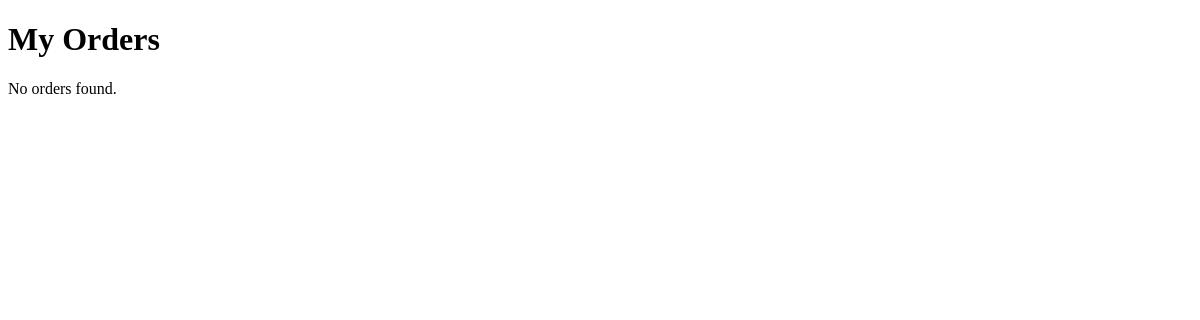
The app's page /my_orders/ (signed in), older data.
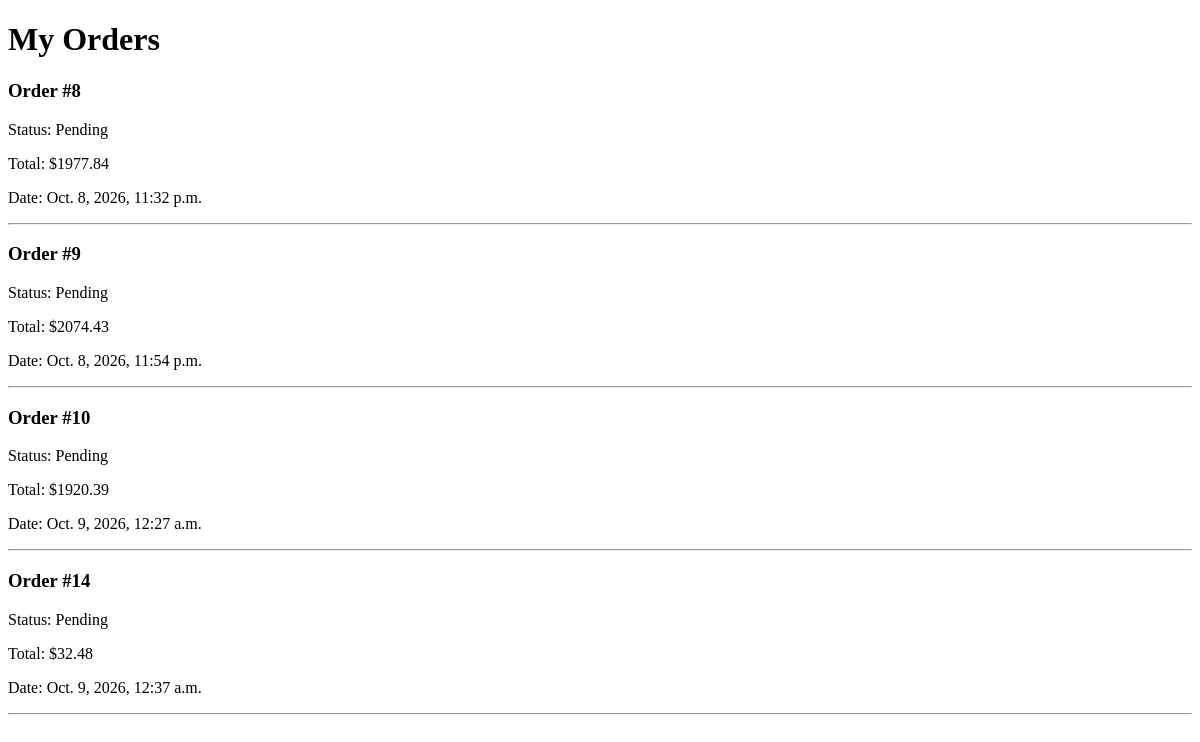
The same page, newer data.
### nepmart/models.py (models this page shows, shortened)
class Order(models.Model):
    name = models.CharField(max_length=100)
    address = models.TextField()
    phone = models.CharField(max_length=20)
    user = models.ForeignKey(
        User,
        on_delete=models.CASCADE,
        related_name='orders'
    )
    STATUS_CHOICES = [
        ('Pending', 'Pending'),
        ('Processing', 'Processing'),
        ('Shipped', 'Shipped'),
        ('Delivered', 'Delivered'),
    ]
    total_price = models.DecimalField(
        max_digits=10,
        decimal_places=2,
        default=0.00
    )
    status = models.CharField(
        max_length=20,
        choices=STATUS_CHOICES,
        default='Pending'
    )
    created_at = models.DateTimeField(auto_now_add=True)
    PAYMENT_CHOICE = [
    ('COD', 'Cash on Delivery'),
    ('CARD', 'Card'),
]
    payment_method = models.CharField(max_length=10, choices=PAYMENT_CHOICE)

### nepmart/views.py (the view)
# urls.py: path('my_orders/', views.my_orders, name = 'my_orders'),
@login_required
def my_orders(request):
    orders = Order.objects.filter(user = request.user)
    return render(request, 'product/my_orders.html', {'orders': orders})

### nepmart/templates/product/my_orders.html (shortened to what this page needs)
<!doctype html>
<html lang="en">
  <head>
  </head>
  <body>
    <h1>My Orders</h1>
    {% for order in orders %}
    <div>
      <h3>Order #{{order.id}}</h3>
      <p>Status: {{order.status}}</p>
      <p>Total: ${{order.total_price}}</p>
      <p>Date: {{order.created_at}}</p>
    </div>
    <hr />
    {% empty %}
    <p>No orders found.</p>
    {% endfor %}
  </body>
</html>

Row changes from the older to the newer data that the page shows:
added Order: id "8", status "Pending", total_price "1977.84", created_at "Oct. 8, 2026, 11:32 p.m."
added Order: id "9", status "Pending", total_price "2074.43", created_at "Oct. 8, 2026, 11:54 p.m."
added Order: id "10", status "Pending", total_price "1920.39", created_at "Oct. 9, 2026, 12:27 a.m."
added Order: id "14", status "Pending", total_price "32.48", created_at "Oct. 9, 2026, 12:37 a.m."
Text that changed along with them:
text no longer shown: "No orders found."
